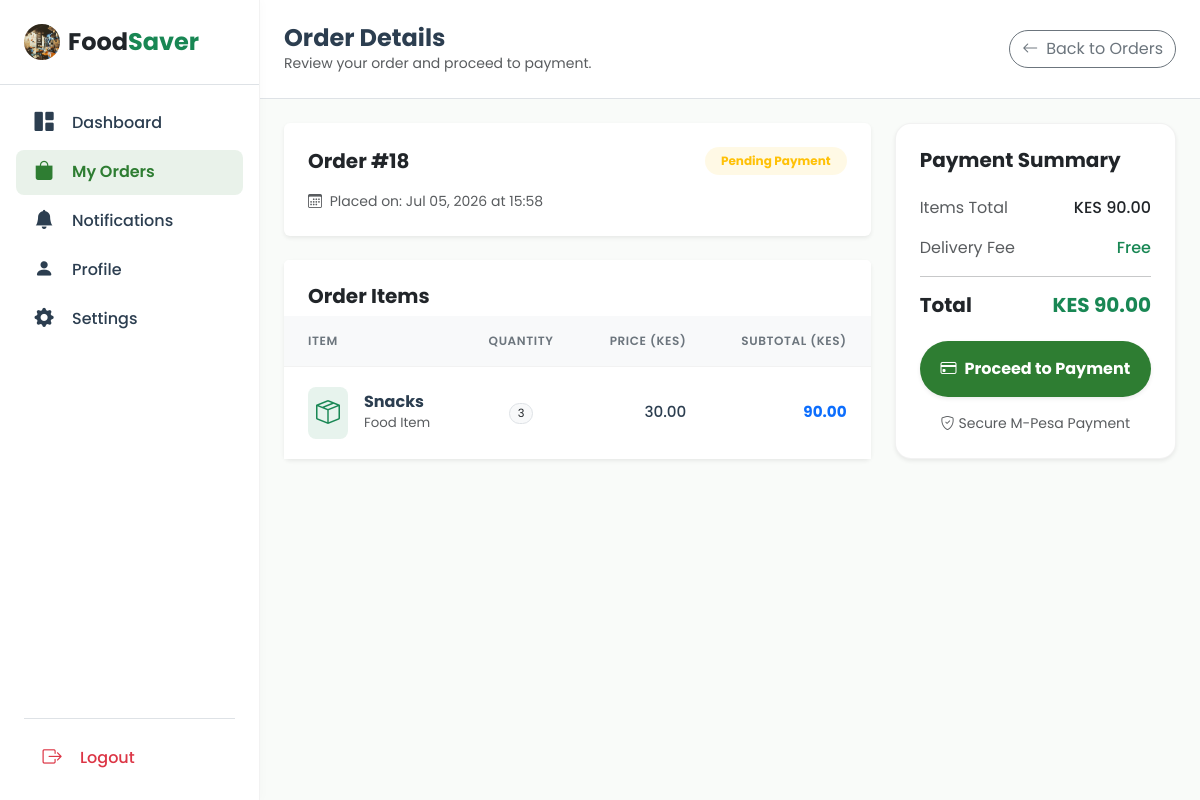
Page /my_orders_details/18/ (signed in) on the committed database.
### main/models.py (models this page shows, shortened)
class Order(models.Model):
    STATUS_CHOICES = [
        ('pending', 'Pending'),
        ('completed', 'Completed'),
        ('cancelled', 'Cancelled'),
    ]
    user = models.ForeignKey(User, on_delete=models.CASCADE, related_name="customer_orders")  # customer
    donor = models.ForeignKey(User, on_delete=models.CASCADE, related_name="donor_orders")    # donor
    created_at = models.DateTimeField(auto_now_add=True)
    status = models.CharField(max_length=15, choices=STATUS_CHOICES, default="pending")

class FoodItem(models.Model):
    name = models.CharField(max_length=200)
    original_price = models.DecimalField(max_digits=8, decimal_places=2, validators=[MinValueValidator(0.00)])
    discounted_price = models.DecimalField(max_digits=8, decimal_places=2, validators=[MinValueValidator(0.00)])
    stock = models.PositiveIntegerField()
    expiry_date = models.DateField()
    image = models.ImageField(upload_to="FoodItems/", null=True, blank=True)
    created_by = models.ForeignKey(User, on_delete=models.CASCADE)

### main/views.py (the view)
# urls.py: path("my_orders_details/<int:order_id>/", my_order_detail, name="my_order_detail"),
@login_required
def my_order_detail(request, order_id):
    order = get_object_or_404(Order, id=order_id, user=request.user)
    items = []
    total_price = 0
    for item in order.items.all():
        subtotal = item.quantity * item.fooditem.discounted_price
        total_price += subtotal
        items.append({
            'fooditem': item.fooditem,
            'quantity': item.quantity,
            'price': item.fooditem.discounted_price,
            'subtotal': subtotal
        })
    context = {
        'order': order,
        'items': items,
        'total_price': total_price,
    }
    return render(request, 'main/my_order_detail.html', context)

### main/templates/main/my_order_detail.html (shortened to what this page needs)
<!DOCTYPE html>
<html lang="en">
<head>
    {% load static %}
    <link href="https://cdn.jsdelivr.net/npm/bootstrap@5.3.8/dist/css/bootstrap.min.css" rel="stylesheet">
    <link rel="stylesheet" href="https://cdn.jsdelivr.net/npm/bootstrap-icons@1.11.3/font/bootstrap-icons.min.css">
</head>
<body>
    <div class="sidebar d-none d-md-flex flex-column position-fixed top-0 start-0 vh-100">
        <div class="sidebar-header p-4 border-bottom">
            <a href="#" class="text-decoration-none d-flex align-items-center">
                <img src="{% static 'images/profile.jpg' %}" width="36" height="36" class="rounded-circle me-2" alt="">
                <span class="fs-4 fw-bold text-dark">Food<span class="text-success">Saver</span></span>
            </a>
        </div>
        <div class="sidebar-nav p-3 d-flex flex-column h-100">
            <ul class="nav flex-column">
                <li class="nav-item"><a href="{% url 'consumer_dashboard' %}" class="nav-link d-flex align-items-center gap-3 px-3 py-2"><i class="bi bi-grid-1x2-fill"></i> Dashboard</a></li>
                <li class="nav-item"><a href="{% url 'my_orders' %}" class="nav-link d-flex align-items-center gap-3 px-3 py-2 active"><i class="bi bi-bag-fill"></i> My Orders</a></li>
                <li class="nav-item"><a href="{% url 'consumer_notifications' %}" class="nav-link d-flex align-items-center gap-3 px-3 py-2 position-relative"><i class="bi bi-bell-fill"></i> Notifications </a></li>
                <li class="nav-item"><a href="#" class="nav-link d-flex align-items-center gap-3 px-3 py-2"><i class="bi bi-person-fill"></i> Profile</a></li>
                <li class="nav-item"><a href="#" class="nav-link d-flex align-items-center gap-3 px-3 py-2"><i class="bi bi-gear-fill"></i> Settings</a></li>
            </ul>
            <div class="mt-auto pt-3 border-top mx-2">
                <a href="{% url 'logout' %}" class="nav-link d-flex align-items-center gap-3 px-3 py-2 text-danger"><i class="bi bi-box-arrow-right"></i> Logout</a>
            </div>
        </div>
    </div>
    <main class="main-content">
        <div class="top-bar d-none d-md-flex justify-content-between align-items-center p-4 bg-white border-bottom sticky-top">
            <div>
                <h4 class="mb-0 fw-bold">Order Details</h4>
                <p class="text-muted small mb-0">Review your order and proceed to payment.</p>
            </div>
            <a href="{% url 'my_orders' %}" class="btn btn-outline-secondary rounded-pill">
                <i class="bi bi-arrow-left me-2"></i>Back to Orders
            </a>
        </div>
        <div class="p-4">
            <div class="row g-4">
                <div class="col-lg-8">
                    <div class="card border-0 shadow-sm mb-4">
                        <div class="card-body p-4">
                            <div class="d-flex justify-content-between align-items-center mb-3 flex-wrap gap-2">
                                <h5 class="fw-bold mb-0">Order #{{ order.id }}</h5>
                                <span class="badge bg-warning bg-opacity-10 text-warning rounded-pill px-3 py-2">Pending Payment</span>
                            </div>
                            <div class="d-flex gap-4 text-muted small">
                                <div><i class="bi bi-calendar3 me-1"></i> Placed on: {{ order.created_at|date:"M d, Y \a\t H:i" }}</div>
                            </div>
                        </div>
                    </div>
                    <div class="card border-0 shadow-sm">
                        <div class="card-header bg-white border-0 pt-4 px-4 pb-2">
                            <h5 class="fw-bold mb-0">Order Items</h5>
                        </div>
                        <div class="card-body p-0">
                            <div class="table-responsive">
                                <table class="table custom-table align-middle">
                                    <thead>
                                        <tr>
                                            <th scope="col">Item</th>
                                            <th scope="col" class="text-center">Quantity</th>
                                            <th scope="col" class="text-end">Price (KES)</th>
                                            <th scope="col" class="text-end">Subtotal (KES)</th>
                                        </tr>
                                    </thead>
                                    <tbody>
                                        {% for item in items %}
                                        <tr>
                                            <td>
                                                <div class="d-flex align-items-center gap-3">
                                                    <div class="bg-success bg-opacity-10 text-success rounded-3 p-2 flex-shrink-0">
                                                        <i class="bi bi-box-seam fs-4"></i>
                                                    </div>
                                                    <div>
                                                        <h6 class="mb-0 fw-bold">{{ item.fooditem.name }}</h6>
                                                        <small class="text-muted">Food Item</small>
                                                    </div>
                                                </div>
                                            </td>
                                            <td class="text-center">
                                                <span class="badge bg-light text-dark border rounded-pill fw-normal">{{ item.quantity }}</span>
                                            </td>
                                            <td class="text-end fw-medium">{{ item.fooditem.discounted_price }}</td>
                                            <td class="text-end fw-bold text-primary">{{ item.subtotal }}</td>
                                        </tr>
                                        {% endfor %}
                                    </tbody>
                                </table>
                            </div>
                        </div>
                    </div>
                </div>
                <div class="col-lg-4">
                    <div class="card summary-card bg-white sticky-top shadow-sm" style="top: 100px;">
                        <div class="card-body p-4">
                            <h5 class="fw-bold mb-4">Payment Summary</h5>
                            <div class="d-flex justify-content-between mb-3">
                                <span class="text-muted">Items Total</span>
                                <span class="fw-medium">KES {{ total_price }}</span>
                            </div>
                            <div class="d-flex justify-content-between mb-3">
                                <span class="text-muted">Delivery Fee</span>
                                <span class="fw-medium text-success">Free</span>
                            </div>
                            <hr>
                            <div class="d-flex justify-content-between mb-4">
                                <h5 class="fw-bold mb-0">Total</h5>
                                <h5 class="fw-bold mb-0 text-success">KES {{ total_price }}</h5>
                            </div>
                            <a href="{% url 'proceed_to_payment' order.id %}" class="btn btn-checkout w-100 py-3 fw-bold rounded-pill shadow-sm">
                                <i class="bi bi-credit-card me-2"></i>Proceed to Payment
                            </a>
                            <p class="text-muted text-center small mt-3 mb-0">
                                <i class="bi bi-shield-check me-1"></i>Secure M-Pesa Payment
                            </p>
                        </div>
                    </div>
                </div>
            </div>
        </div>
    </main>
</body>
</html>

### main/templates/main/my_order_detail.html (style rules this page uses)
:root { --primary-color: #2E7D32; --secondary-color: #66BB6A; --bg-light: #F9FBF9; --text-dark: #2C3E50; --text-muted: #6C757D; }
body { font-family: 'Poppins', sans-serif; background-color: var(--bg-light); color: var(--text-dark); overflow-x: hidden; }
.sidebar { width: 260px; background: #fff; border-right: 1px solid rgba(0,0,0,0.05); box-shadow: 2px 0 10px rgba(0,0,0,0.02); z-index: 1040; }
.sidebar .nav-link { color: var(--text-dark); font-weight: 500; transition: all 0.2s ease; border-radius: 8px; margin-bottom: 4px; }
.sidebar .nav-link.active { background: rgba(46, 125, 50, 0.1); color: var(--primary-color); font-weight: 600; }
.sidebar .nav-link i { width: 24px; text-align: center; font-size: 1.2rem; }
.main-content { margin-left: 260px; transition: margin-left 0.3s ease; }
.custom-table { margin-bottom: 0; }
.custom-table thead th { background-color: #f8f9fa; color: var(--text-muted); font-size: 0.75rem; text-transform: uppercase; letter-spacing: 0.05em; font-weight: 600; padding: 1rem 1.5rem; border-bottom: 1px solid rgba(0,0,0,0.05); border-top: none; }
.custom-table tbody td { padding: 1.25rem 1.5rem; vertical-align: middle; border-bottom: 1px solid rgba(0,0,0,0.03); font-size: 0.95rem; color: var(--text-dark); }
.custom-table tbody tr:last-child td { border-bottom: none; }
.summary-card { border: 1px solid rgba(0,0,0,0.05); border-radius: 16px; }
.btn-checkout { background: var(--primary-color); color: white; border: none; transition: all 0.3s ease; }

### rows in the picture
Order: id "18", created_at "Jul 05, 2026 at 15:58"
FoodItem: fooditem.name "Snacks", quantity "3", fooditem.discounted_price "30.00", subtotal "90.00"

### other values in the picture
{{ total_price }} "90.00"
